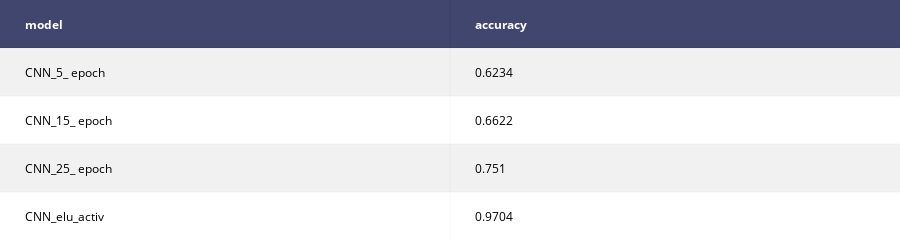

The cell this chart's notebook holds for it:
### Code cell
import plotly.offline as py
py.init_notebook_mode(connected = True)
import plotly.graph_objs as go
import plotly.figure_factory as ff
table  = ff.create_table(np.round(results,4))
py.iplot(table)

### Figure 1 — Plotly figure (JSON) as saved in the notebook; plotly's stock layout.template omitted (floating-point values rounded to 4 significant figures)
{"data": [{"colorscale": [[0, "#00083e"], [0.5, "#ededee"], [1, "#ffffff"]], "hoverinfo": "none", "opacity": 0.75, "showscale": false, "type": "heatmap", "z": [[0, 0], [0.5, 0.5], [1, 1], [0.5, 0.5], [1, 1]]}], "layout": {"annotations": [{"align": "left", "font": {"color": "#ffffff"}, "showarrow": false, "text": "<b>model</b>", "x": -0.45, "xanchor": "left", "xref": "x1", "y": 0, "yref": "y1"}, {"align": "left", "font": {"color": "#ffffff"}, "showarrow": false, "text": "<b>accuracy</b>", "x": 0.55, "xanchor": "left", "xref": "x1", "y": 0, "yref": "y1"}, {"align": "left", "font": {"color": "#000000"}, "showarrow": false, "text": "CNN_5_ epoch", "x": -0.45, "xanchor": "left", "xref": "x1", "y": 1, "yref": "y1"}, {"align": "left", "font": {"color": "#000000"}, "showarrow": false, "text": "0.6234", "x": 0.55, "xanchor": "left", "xref": "x1", "y": 1, "yref": "y1"}, {"align": "left", "font": {"color": "#000000"}, "showarrow": false, "text": "CNN_15_ epoch", "x": -0.45, "xanchor": "left", "xref": "x1", "y": 2, "yref": "y1"}, {"align": "left", "font": {"color": "#000000"}, "showarrow": false, "text": "0.6622", "x": 0.55, "xanchor": "left", "xref": "x1", "y": 2, "yref": "y1"}, {"align": "left", "font": {"color": "#000000"}, "showarrow": false, "text": "CNN_25_ epoch", "x": -0.45, "xanchor": "left", "xref": "x1", "y": 3, "yref": "y1"}, {"align": "left", "font": {"color": "#000000"}, "showarrow": false, "text": "0.751", "x": 0.55, "xanchor": "left", "xref": "x1", "y": 3, "yref": "y1"}, {"align": "left", "font": {"color": "#000000"}, "showarrow": false, "text": "CNN_elu_activ", "x": -0.45, "xanchor": "left", "xref": "x1", "y": 4, "yref": "y1"}, {"align": "left", "font": {"color": "#000000"}, "showarrow": false, "text": "0.9704", "x": 0.55, "xanchor": "left", "xref": "x1", "y": 4, "yref": "y1"}], "height": 200, "margin": {"b": 0, "l": 0, "r": 0, "t": 0}, "xaxis": {"dtick": 1, "gridwidth": 2, "showticklabels": false, "tick0": -0.5, "ticks": "", "zeroline": false}, "yaxis": {"autorange": "reversed", "dtick": 1, "gridwidth": 2, "showticklabels": false, "tick0": 0.5, "ticks": "", "zeroline": false}}}
